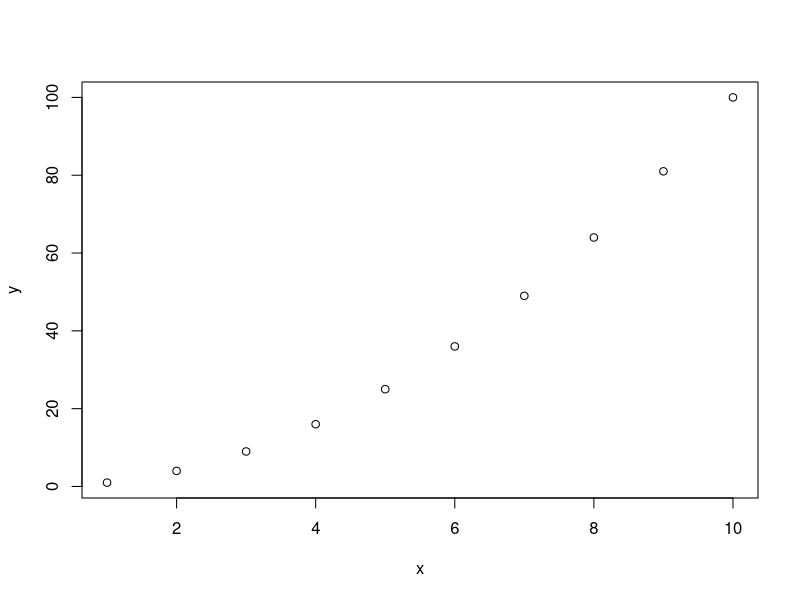
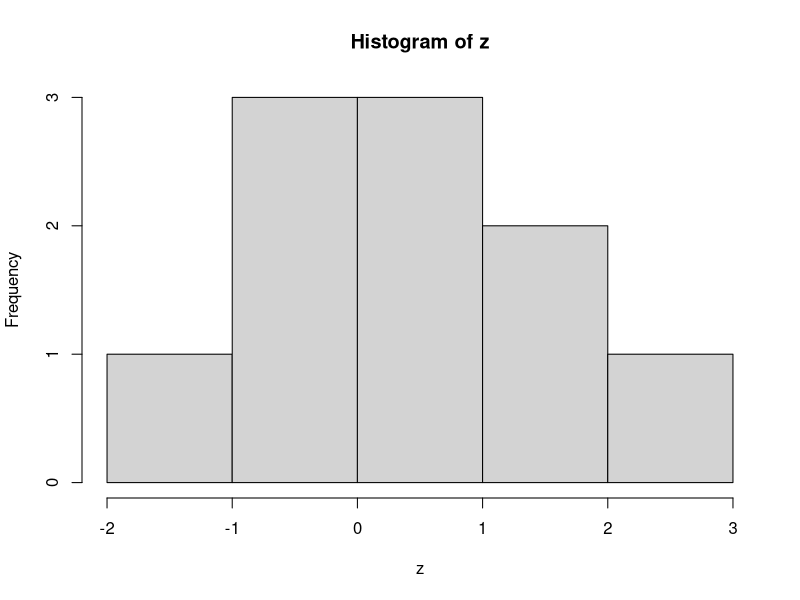

R code for these plots, in order:
## ---- chunk 1
# some R language
x <- 1:10
y <- x^2
plot(x, y)
## ---- chunk 2
z <- rnorm(10) 
hist(z) 
